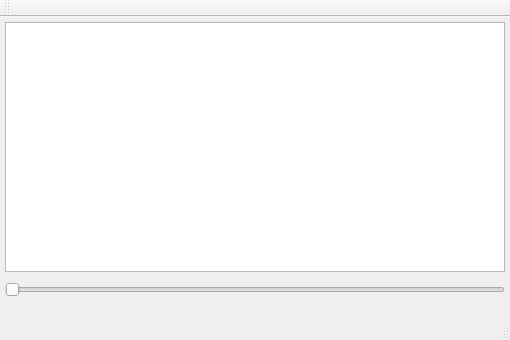
<?xml version="1.0" encoding="UTF-8"?>
<ui version="4.0">
 <class>MainWindow</class>
 <widget class="QMainWindow" name="MainWindow">
  <property name="geometry">
   <rect>
    <x>0</x>
    <y>0</y>
    <width>510</width>
    <height>340</height>
   </rect>
  </property>
  <property name="windowTitle">
   <string>MainWindow</string>
  </property>
  <widget class="QWidget" name="centralWidget">
   <widget class="QGraphicsView" name="view">
    <property name="geometry">
     <rect>
      <x>5</x>
      <y>5</y>
      <width>500</width>
      <height>250</height>
     </rect>
    </property>
   </widget>
   <widget class="QSlider" name="slider">
    <property name="geometry">
     <rect>
      <x>5</x>
      <y>260</y>
      <width>500</width>
      <height>25</height>
     </rect>
    </property>
    <property name="orientation">
     <enum>Qt::Horizontal</enum>
    </property>
   </widget>
  </widget>
  <widget class="QMenuBar" name="menuBar">
   <property name="geometry">
    <rect>
     <x>0</x>
     <y>0</y>
     <width>510</width>
     <height>21</height>
    </rect>
   </property>
  </widget>
  <widget class="QToolBar" name="mainToolBar">
   <attribute name="toolBarArea">
    <enum>TopToolBarArea</enum>
   </attribute>
   <attribute name="toolBarBreak">
    <bool>false</bool>
   </attribute>
  </widget>
  <widget class="QStatusBar" name="statusBar"/>
 </widget>
 <layoutdefault spacing="6" margin="11"/>
 <resources/>
 <connections/>
</ui>
